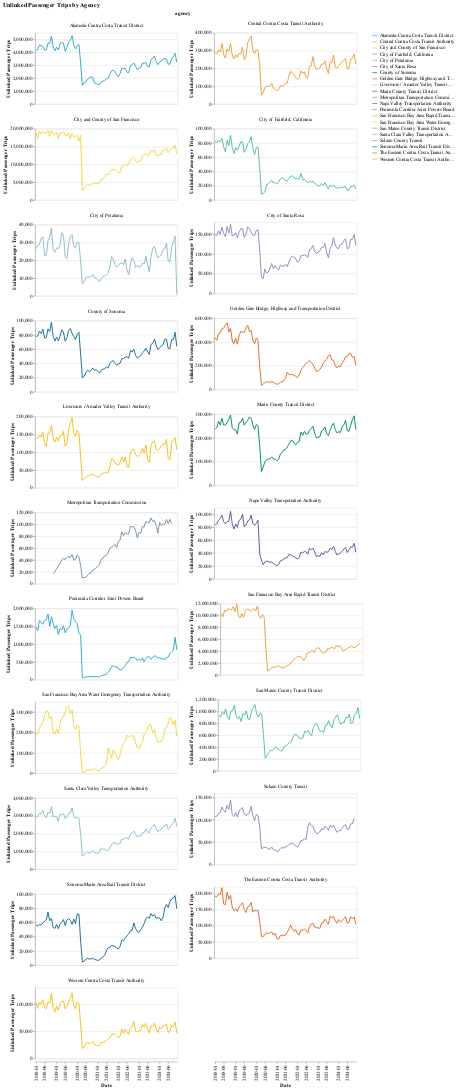

Here is the notebook cell this chart was saved with:
### Markdown cell above
### Transit Agency

### Code cell
make_line_chart(by_agency_long, y_col = "upt", color_col = "agency")

### Figure 1 — Vega-Lite specification as saved in the notebook (floating-point values rounded to 4 significant figures; data arrays with more than 128 entries replaced by an {"elided": "..."} marker saying what was removed)
{"config": {"view": {"continuousWidth": 300, "continuousHeight": 300}}, "data": {"name": "data-9f062303d2cd4397014970a7d4889c77"}, "facet": {"field": "agency", "type": "nominal"}, "spec": {"mark": {"type": "line"}, "encoding": {"color": {"field": "agency", "scale": {"range": ["#2EA8CE", "#EB9F3C", "#F4D837", "#51BF9D", "#8CBCCB", "#9487C0", "#136C97", "#E16B26", "#F6BF16", "#00896B", "#7790A3", "#5B559C"]}, "title": "", "type": "nominal"}, "tooltip": [{"field": "period_year_month", "type": "nominal"}, {"field": "upt", "type": "quantitative"}, {"field": "agency", "type": "nominal"}, {"field": "RTPA", "type": "nominal"}], "x": {"axis": {"values": ["2018-01", "2018-06", "2019-01", "2019-06", "2020-01", "2020-06", "2021-01", "2021-06", "2022-01", "2022-06", "2023-01", "2023-06", "2024-01", "2024-06"]}, "field": "period_year_month", "title": "Date", "type": "ordinal"}, "y": {"field": "upt", "title": "Unlinked Passenger Trips", "type": "quantitative"}}, "height": 150, "name": "view_1", "width": 300}, "columns": 2, "params": [{"name": "param_2", "select": {"type": "interval", "encodings": ["x", "y"]}, "bind": "scales", "views": ["view_1"]}], "resolve": {"scale": {"y": "independent"}}, "title": "Unlinked Passenger Trips by Agency", "$schema": "https://vega.github.io/schema/vega-lite/v5.17.0.json", "datasets": {"data-9f062303d2cd4397014970a7d4889c77": {"elided": "1728 records"}}}
